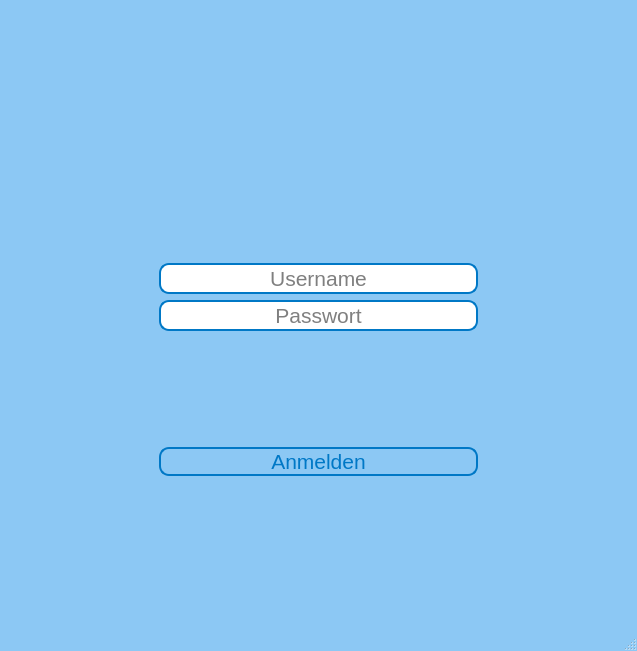
<?xml version="1.0" encoding="UTF-8"?>
<ui version="4.0">
 <class>MainWindow</class>
 <widget class="QMainWindow" name="MainWindow">
  <property name="geometry">
   <rect>
    <x>0</x>
    <y>0</y>
    <width>637</width>
    <height>651</height>
   </rect>
  </property>
  <property name="windowTitle">
   <string>MainWindow</string>
  </property>
  <property name="styleSheet">
   <string notr="true">QMainWindow {
background-color: #8CC8F4
}</string>
  </property>
  <widget class="QWidget" name="centralwidget">
   <layout class="QVBoxLayout" name="verticalLayout">
    <item>
     <layout class="QVBoxLayout" name="verticalLayout_3">
      <property name="spacing">
       <number>6</number>
      </property>
      <property name="leftMargin">
       <number>150</number>
      </property>
      <property name="topMargin">
       <number>14</number>
      </property>
      <property name="rightMargin">
       <number>150</number>
      </property>
      <property name="bottomMargin">
       <number>14</number>
      </property>
      <item>
       <spacer name="verticalSpacer">
        <property name="orientation">
         <enum>Qt::Vertical</enum>
        </property>
        <property name="sizeHint" stdset="0">
         <size>
          <width>20</width>
          <height>40</height>
         </size>
        </property>
       </spacer>
      </item>
      <item>
       <widget class="QLabel" name="label">
        <property name="text">
         <string/>
        </property>
        <property name="pixmap">
         <pixmap>../static/logo.png</pixmap>
        </property>
        <property name="alignment">
         <set>Qt::AlignCenter</set>
        </property>
       </widget>
      </item>
      <item>
       <spacer name="verticalSpacer_3">
        <property name="orientation">
         <enum>Qt::Vertical</enum>
        </property>
        <property name="sizeHint" stdset="0">
         <size>
          <width>20</width>
          <height>40</height>
         </size>
        </property>
       </spacer>
      </item>
      <item>
       <widget class="QLineEdit" name="username_input">
        <property name="font">
         <font>
          <pointsize>16</pointsize>
         </font>
        </property>
        <property name="focusPolicy">
         <enum>Qt::ClickFocus</enum>
        </property>
        <property name="styleSheet">
         <string notr="true">QLineEdit {
border-color: #0078C6;
border-style: solid;
border-width: 2px;
border-radius: 10px
}</string>
        </property>
        <property name="alignment">
         <set>Qt::AlignCenter</set>
        </property>
        <property name="placeholderText">
         <string>Username</string>
        </property>
       </widget>
      </item>
      <item>
       <widget class="QLineEdit" name="password_input">
        <property name="font">
         <font>
          <pointsize>16</pointsize>
         </font>
        </property>
        <property name="focusPolicy">
         <enum>Qt::ClickFocus</enum>
        </property>
        <property name="styleSheet">
         <string notr="true">QLineEdit {
border-color: #0078C6;
border-style: solid;
border-width: 2px;
border-radius: 10px
}</string>
        </property>
        <property name="echoMode">
         <enum>QLineEdit::Password</enum>
        </property>
        <property name="alignment">
         <set>Qt::AlignCenter</set>
        </property>
        <property name="placeholderText">
         <string>Passwort</string>
        </property>
       </widget>
      </item>
      <item>
       <spacer name="verticalSpacer_4">
        <property name="orientation">
         <enum>Qt::Vertical</enum>
        </property>
        <property name="sizeHint" stdset="0">
         <size>
          <width>20</width>
          <height>40</height>
         </size>
        </property>
       </spacer>
      </item>
      <item>
       <widget class="QPushButton" name="login_btn">
        <property name="font">
         <font>
          <pointsize>16</pointsize>
         </font>
        </property>
        <property name="focusPolicy">
         <enum>Qt::ClickFocus</enum>
        </property>
        <property name="styleSheet">
         <string notr="true">QPushButton {
color: #0078C6;
border-width: 2px;
border-color: #0078C6;
border-style: solid;
border-radius: 10px
}
QPushButton:hover {
color: white;
border-width: 2px;
border-color: white;
border-style: solid;
border-radius: 10px;
background-color: #0078C6
}</string>
        </property>
        <property name="text">
         <string>Anmelden</string>
        </property>
       </widget>
      </item>
      <item>
       <spacer name="verticalSpacer_2">
        <property name="orientation">
         <enum>Qt::Vertical</enum>
        </property>
        <property name="sizeHint" stdset="0">
         <size>
          <width>20</width>
          <height>40</height>
         </size>
        </property>
       </spacer>
      </item>
      <item>
       <widget class="QLabel" name="info_label">
        <property name="styleSheet">
         <string notr="true">QLabel {
color: red
}</string>
        </property>
        <property name="text">
         <string/>
        </property>
        <property name="alignment">
         <set>Qt::AlignCenter</set>
        </property>
       </widget>
      </item>
     </layout>
    </item>
   </layout>
  </widget>
  <widget class="QMenuBar" name="menubar">
   <property name="geometry">
    <rect>
     <x>0</x>
     <y>0</y>
     <width>637</width>
     <height>24</height>
    </rect>
   </property>
  </widget>
  <widget class="QStatusBar" name="statusbar"/>
 </widget>
 <resources/>
 <connections/>
</ui>
